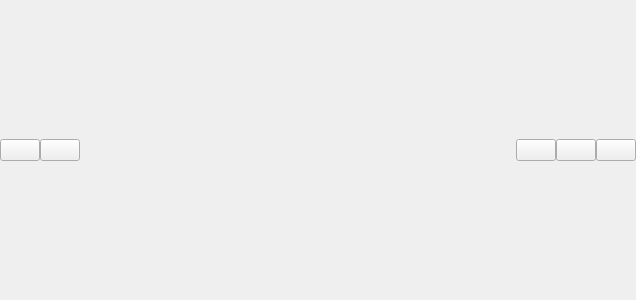
<?xml version="1.0" encoding="UTF-8"?>
<ui version="4.0">
 <class>bar</class>
 <widget class="QWidget" name="bar">
  <property name="geometry">
   <rect>
    <x>0</x>
    <y>0</y>
    <width>636</width>
    <height>300</height>
   </rect>
  </property>
  <property name="windowTitle">
   <string>Form</string>
  </property>
  <layout class="QHBoxLayout" name="horizontalLayout">
   <property name="spacing">
    <number>0</number>
   </property>
   <property name="leftMargin">
    <number>0</number>
   </property>
   <property name="topMargin">
    <number>0</number>
   </property>
   <property name="rightMargin">
    <number>0</number>
   </property>
   <property name="bottomMargin">
    <number>0</number>
   </property>
   <item>
    <widget class="QPushButton" name="btn_bar_app_logo">
     <property name="text">
      <string/>
     </property>
    </widget>
   </item>
   <item>
    <widget class="QPushButton" name="btn_bar_app_name">
     <property name="text">
      <string/>
     </property>
    </widget>
   </item>
   <item>
    <spacer name="horizontalSpacer">
     <property name="orientation">
      <enum>Qt::Horizontal</enum>
     </property>
     <property name="sizeHint" stdset="0">
      <size>
       <width>425</width>
       <height>20</height>
      </size>
     </property>
    </spacer>
   </item>
   <item>
    <widget class="QPushButton" name="btn_bar_min">
     <property name="text">
      <string/>
     </property>
    </widget>
   </item>
   <item>
    <widget class="QPushButton" name="btn_bar_normal">
     <property name="text">
      <string/>
     </property>
    </widget>
   </item>
   <item>
    <widget class="QPushButton" name="btn_bar_close">
     <property name="text">
      <string/>
     </property>
    </widget>
   </item>
  </layout>
 </widget>
 <resources/>
 <connections/>
</ui>
